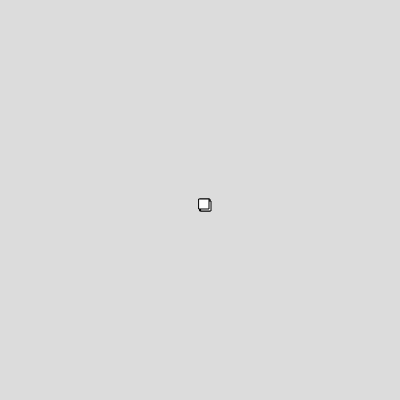
Frame 1 (no input)
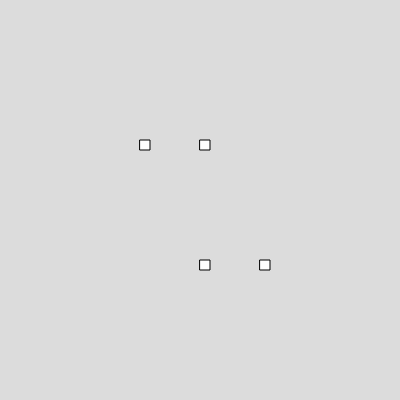
Frame 60 (no input)
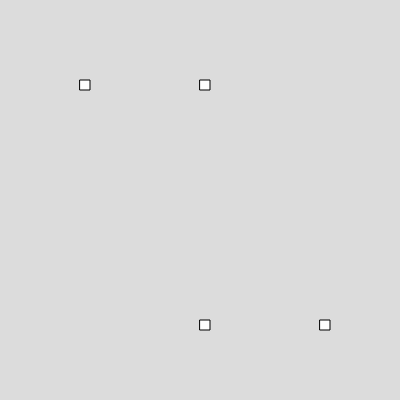
Frame 120 (the mouse pressed at the canvas centre since frame 60)

The p5.js sketch that drew these frames (run headless with seeded random() and noise() and a simulated clock; from frame 60 on, the mouse is pressed at the canvas centre):

// p5.js sketch
// ── sketch.js
let r1;
let r2;
let r3;

function setup() {
  createCanvas(400, 400);
  // r1 = { x: width/2, y: height/2, xspeed: 0, yspeed: 1 };
  r1 = {};
  r1.x = width/2;
  r1.y = height/2;
  r1.xspeed = 0;
  r1.yspeed = 1;
  r2 = {};
  r2.x = width/2;
  r2.y = height/2;
  r2.xspeed = 0;
  r2.yspeed = -1;
  r3 = { x: width/2, y: height/2, xspeed: 1, yspeed: 1 };
  r4 = { x: width/2, y: height/2, xspeed: -1, yspeed: -1 };
}

function draw() {
  background(220);  
//   r2.x = (r2.x + r2.xspeed + width) % width;
//   r2.y = (r2.y + r2.yspeed + height) % height;
//   rect(r2.x, r2.y, 10,10);
  draw_rect(r1);
  draw_rect(r2);
  draw_rect(r3);
  draw_rect(r4);
}

function draw_rect(r) {
  r.x = (r.x + r.xspeed + width) % width;
  r.y = (r.y + r.yspeed + height) % height;
  rect(r.x, r.y, 10,10);
}
